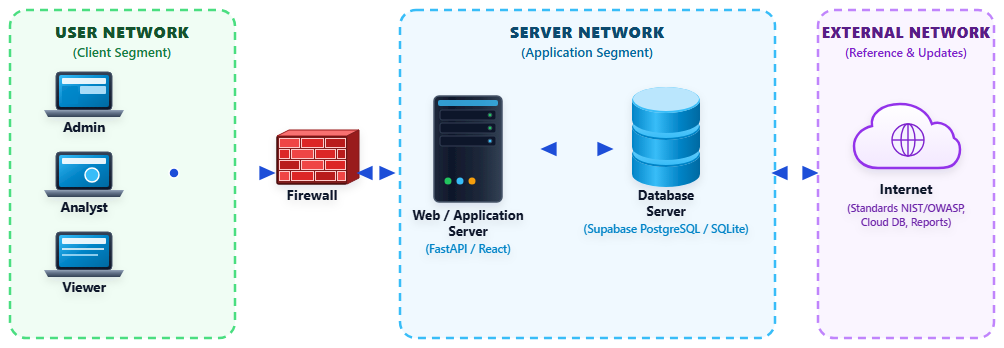
#> input picture network_topology.png, 1004 x 348 px
$ python update_topology_clean.py
#> lines starting #> are read from the running program, lines starting #| are printed output that depends on the picture
import os
import shutil
import subprocess
from PIL import Image, ImageChops

CLEAN_SVG = '''<svg xmlns="http://www.w3.org/2000/svg" viewBox="0 0 1020 360" width="1020" height="360" style="background:#ffffff; font-family:'Segoe UI', Arial, sans-serif;">
  <defs>
    <linearGradient id="laptop-screen" x1="0%" y1="0%" x2="100%" y2="100%">
      <stop offset="0%" stop-color="#38bdf8"/><stop offset="50%" stop-color="#0284c7"/><stop offset="100%" stop-color="#0369a1"/>
    </linearGradient>
    <linearGradient id="laptop-body" x1="0%" y1="0%" x2="0%" y2="100%">
      <stop offset="0%" stop-color="#334155"/><stop offset="50%" stop-color="#1e293b"/><stop offset="100%" stop-color="#0f172a"/>
    </linearGradient>
    <linearGradient id="laptop-base" x1="0%" y1="0%" x2="0%" y2="100%">
      <stop offset="0%" stop-color="#94a3b8"/><stop offset="40%" stop-color="#64748b"/><stop offset="100%" stop-color="#334155"/>
    </linearGradient>
    <linearGradient id="server-grad" x1="0%" y1="0%" x2="100%" y2="0%">
      <stop offset="0%" stop-color="#1e293b"/><stop offset="25%" stop-color="#0f172a"/><stop offset="70%" stop-color="#1e293b"/><stop offset="100%" stop-color="#334155"/>
    </linearGradient>
    <linearGradient id="db-disk" x1="0%" y1="0%" x2="100%" y2="0%">
      <stop offset="0%" stop-color="#0284c7"/><stop offset="35%" stop-color="#38bdf8"/><stop offset="70%" stop-color="#0284c7"/><stop offset="100%" stop-color="#0369a1"/>
    </linearGradient>
    <linearGradient id="db-top" x1="0%" y1="0%" x2="0%" y2="100%">
      <stop offset="0%" stop-color="#7dd3fc"/><stop offset="100%" stop-color="#38bdf8"/>
    </linearGradient>
    <linearGradient id="cloud-grad" x1="0%" y1="0%" x2="0%" y2="100%">
      <stop offset="0%" stop-color="#ffffff"/><stop offset="100%" stop-color="#f3e8ff"/>
    </linearGradient>
    <linearGradient id="wire-grad" x1="0%" y1="0%" x2="100%" y2="0%">
      <stop offset="0%" stop-color="#2563eb"/><stop offset="100%" stop-color="#1d4ed8"/>
    </linearGradient>
    <marker id="arrow-blue-r" viewBox="0 0 10 10" refX="7" refY="5" markerWidth="6" markerHeight="6" orient="auto">
      <path d="M 0 1 L 9 5 L 0 9 z" fill="#1d4ed8"/>
    </marker>
    <marker id="arrow-blue-l" viewBox="0 0 10 10" refX="2" refY="5" markerWidth="6" markerHeight="6" orient="auto">
      <path d="M 9 1 L 0 5 L 9 9 z" fill="#1d4ed8"/>
    </marker>
    <filter id="shadow-soft" x="-8%" y="-8%" width="120%" height="125%" filterUnits="userSpaceOnUse">
      <feDropShadow dx="0" dy="4" stdDeviation="4" flood-color="#0f172a" flood-opacity="0.10"/>
    </filter>
  </defs>

  <!-- 1. USER NETWORK (Client Segment) -->
  <g id="user-segment">
    <rect x="18" y="16" width="225" height="328" rx="16" fill="#f0fdf4" stroke="#4ade80" stroke-width="2.5" stroke-dasharray="8,6"/>
    <text x="130" y="44" text-anchor="middle" font-size="16" font-weight="800" fill="#14532d" letter-spacing="0.5">USER NETWORK</text>
    <text x="130" y="63" text-anchor="middle" font-size="13" font-weight="600" fill="#15803d">(Client Segment)</text>

    <!-- Admin Laptop -->
    <g transform="translate(52, 78)" filter="url(#shadow-soft)">
      <rect x="12" y="0" width="56" height="38" rx="4" fill="url(#laptop-body)" stroke="#475569" stroke-width="1"/>
      <rect x="15" y="3" width="50" height="32" rx="2" fill="url(#laptop-screen)"/>
      <rect x="18" y="6" width="44" height="6" rx="1" fill="#ffffff" opacity="0.9"/>
      <rect x="18" y="14" width="16" height="18" rx="1" fill="#0284c7" opacity="0.8"/>
      <rect x="36" y="14" width="26" height="8" rx="1" fill="#bae6fd" opacity="0.9"/>
      <path d="M 0 38 L 80 38 L 76 45 L 4 45 Z" fill="url(#laptop-base)"/>
      <text x="40" y="60" text-anchor="middle" font-size="13.5" font-weight="700" fill="#0f172a">Admin</text>
    </g>

    <!-- Analyst Laptop -->
    <g transform="translate(52, 158)" filter="url(#shadow-soft)">
      <rect x="12" y="0" width="56" height="38" rx="4" fill="url(#laptop-body)" stroke="#475569" stroke-width="1"/>
      <rect x="15" y="3" width="50" height="32" rx="2" fill="url(#laptop-screen)"/>
      <rect x="18" y="6" width="44" height="6" rx="1" fill="#ffffff" opacity="0.9"/>
      <circle cx="48" cy="23" r="7" fill="#38bdf8" stroke="#ffffff" stroke-width="1.5"/>
      <path d="M 0 38 L 80 38 L 76 45 L 4 45 Z" fill="url(#laptop-base)"/>
      <text x="40" y="60" text-anchor="middle" font-size="13.5" font-weight="700" fill="#0f172a">Analyst</text>
    </g>

    <!-- Viewer Laptop -->
    <g transform="translate(52, 238)" filter="url(#shadow-soft)">
      <rect x="12" y="0" width="56" height="38" rx="4" fill="url(#laptop-body)" stroke="#475569" stroke-width="1"/>
      <rect x="15" y="3" width="50" height="32" rx="2" fill="url(#laptop-screen)"/>
      <rect x="18" y="6" width="44" height="6" rx="1" fill="#ffffff" opacity="0.9"/>
      <line x1="18" y1="17" x2="60" y2="17" stroke="#ffffff" stroke-width="1.5"/>
      <line x1="18" y1="23" x2="54" y2="23" stroke="#bae6fd" stroke-width="1.5"/>
      <path d="M 0 38 L 80 38 L 76 45 L 4 45 Z" fill="url(#laptop-base)"/>
      <text x="40" y="60" text-anchor="middle" font-size="13.5" font-weight="700" fill="#0f172a">Viewer</text>
    </g>

    <!-- Bus wiring -->
    <line x1="135" y1="99" x2="182" y2="99" stroke="url(#wire-grad)" stroke-width="3"/>
    <line x1="135" y1="179" x2="200" y2="179" stroke="url(#wire-grad)" stroke-width="3"/>
    <line x1="135" y1="259" x2="182" y2="259" stroke="url(#wire-grad)" stroke-width="3"/>
    <line x1="182" y1="99" x2="182" y2="259" stroke="url(#wire-grad)" stroke-width="3"/>
    <circle cx="182" cy="179" r="5" fill="#1d4ed8" stroke="#ffffff" stroke-width="1.5"/>
    <line x1="182" y1="179" x2="252" y2="179" stroke="url(#wire-grad)" stroke-width="3"/>
  </g>

  <!-- 2. FIREWALL (Clean 3D Brick Wall - No extra fake buzzwords) -->
  <line x1="250" y1="179" x2="280" y2="179" stroke="url(#wire-grad)" stroke-width="3" marker-end="url(#arrow-blue-r)"/>

  <g id="firewall" transform="translate(285, 142)" filter="url(#shadow-soft)">
    <rect x="0" y="0" width="70" height="48" rx="2" fill="#7f1d1d" stroke="#450a0a" stroke-width="1.5"/>
    <g fill="#dc2626" stroke="#fecaca" stroke-width="1" shape-rendering="crispEdges">
      <rect x="2" y="2" width="20" height="9" fill="#ef4444"/><rect x="24" y="2" width="22" height="9" fill="#dc2626"/><rect x="48" y="2" width="20" height="9" fill="#b91c1c"/>
      <rect x="2" y="13" width="10" height="9" fill="#dc2626"/><rect x="14" y="13" width="22" height="9" fill="#ef4444"/><rect x="38" y="13" width="20" height="9" fill="#dc2626"/><rect x="60" y="13" width="8" height="9" fill="#b91c1c"/>
      <rect x="2" y="24" width="20" height="9" fill="#b91c1c"/><rect x="24" y="24" width="22" height="9" fill="#ef4444"/><rect x="48" y="24" width="20" height="9" fill="#dc2626"/>
      <rect x="2" y="35" width="10" height="9" fill="#ef4444"/><rect x="14" y="35" width="22" height="9" fill="#dc2626"/><rect x="38" y="35" width="20" height="9" fill="#b91c1c"/><rect x="60" y="35" width="8" height="9" fill="#ef4444"/>
    </g>
    <polygon points="0,0 12,-6 82,-6 70,0" fill="#f87171" stroke="#991b1b" stroke-width="1"/>
    <polygon points="70,0 82,-6 82,42 70,48" fill="#991b1b" stroke="#7f1d1d" stroke-width="1"/>
    <text x="35" y="64" text-anchor="middle" font-size="14" font-weight="700" fill="#0f172a">Firewall</text>
  </g>

  <line x1="368" y1="179" x2="400" y2="179" stroke="url(#wire-grad)" stroke-width="3" marker-start="url(#arrow-blue-l)" marker-end="url(#arrow-blue-r)"/>

  <!-- 3. SERVER NETWORK (Application Segment) -->
  <g id="server-segment">
    <rect x="408" y="16" width="375" height="328" rx="16" fill="#f0f9ff" stroke="#38bdf8" stroke-width="2.5" stroke-dasharray="8,6"/>
    <text x="595" y="44" text-anchor="middle" font-size="16" font-weight="800" fill="#0c4a6e" letter-spacing="0.5">SERVER NETWORK</text>
    <text x="595" y="63" text-anchor="middle" font-size="13" font-weight="600" fill="#0369a1">(Application Segment)</text>

    <!-- Web/App Server (FastAPI / React) -->
    <g transform="translate(442, 102)" filter="url(#shadow-soft)">
      <rect x="0" y="0" width="68" height="106" rx="5" fill="url(#server-grad)" stroke="#475569" stroke-width="1.5"/>
      <rect x="4" y="4" width="60" height="6" rx="2" fill="#38bdf8" opacity="0.8"/>
      <g fill="#0f172a" stroke="#334155" stroke-width="1">
        <rect x="6" y="14" width="56" height="10" rx="2"/><circle cx="56" cy="19" r="2" fill="#22c55e"/>
        <rect x="6" y="27" width="56" height="10" rx="2"/><circle cx="56" cy="32" r="2" fill="#22c55e"/>
        <rect x="6" y="40" width="56" height="10" rx="2"/><circle cx="56" cy="45" r="2" fill="#38bdf8"/>
      </g>
      <circle cx="14" cy="85" r="3.5" fill="#22c55e"/>
      <circle cx="26" cy="85" r="3.5" fill="#38bdf8"/>
      <circle cx="38" cy="85" r="3.5" fill="#f59e0b"/>
      <text x="34" y="124" text-anchor="middle" font-size="13" font-weight="700" fill="#0f172a">Web / Application</text>
      <text x="34" y="140" text-anchor="middle" font-size="13" font-weight="700" fill="#0f172a">Server</text>
      <text x="34" y="157" text-anchor="middle" font-size="11.5" font-weight="600" fill="#0284c7">(FastAPI / React)</text>
    </g>

    <line x1="552" y1="155" x2="618" y2="155" stroke="url(#wire-grad)" stroke-width="3" marker-start="url(#arrow-blue-l)" marker-end="url(#arrow-blue-r)"/>

    <!-- Database Server (Supabase PostgreSQL / SQLite) -->
    <g transform="translate(640, 106)" filter="url(#shadow-soft)">
      <g>
        <path d="M 0 54 A 34 13 0 0 0 68 54 L 68 74 A 34 13 0 0 1 0 74 Z" fill="url(#db-disk)"/>
        <ellipse cx="34" cy="54" rx="34" ry="13" fill="#0284c7"/>
        <ellipse cx="34" cy="53" rx="33" ry="12" fill="url(#db-top)"/>
      </g>
      <g>
        <path d="M 0 27 A 34 13 0 0 0 68 27 L 68 47 A 34 13 0 0 1 0 47 Z" fill="url(#db-disk)"/>
        <ellipse cx="34" cy="27" rx="34" ry="13" fill="#0284c7"/>
        <ellipse cx="34" cy="26" rx="33" ry="12" fill="url(#db-top)"/>
      </g>
      <g>
        <path d="M 0 0 A 34 13 0 0 0 68 0 L 68 20 A 34 13 0 0 1 0 20 Z" fill="url(#db-disk)"/>
        <ellipse cx="34" cy="0" rx="34" ry="13" fill="#38bdf8"/>
        <ellipse cx="34" cy="-1" rx="33" ry="12" fill="#bae6fd"/>
      </g>
      <text x="34" y="100" text-anchor="middle" font-size="13" font-weight="700" fill="#0f172a">Database</text>
      <text x="34" y="116" text-anchor="middle" font-size="13" font-weight="700" fill="#0f172a">Server</text>
      <text x="34" y="133" text-anchor="middle" font-size="11.5" font-weight="600" fill="#0284c7">(Supabase PostgreSQL / SQLite)</text>
    </g>
  </g>

  <line x1="783" y1="179" x2="823" y2="179" stroke="url(#wire-grad)" stroke-width="3" marker-start="url(#arrow-blue-l)" marker-end="url(#arrow-blue-r)"/>

  <!-- 4. EXTERNAL NETWORK (Reference & Updates) -->
  <g id="external-segment">
    <rect x="826" y="16" width="176" height="328" rx="16" fill="#faf5ff" stroke="#c084fc" stroke-width="2.5" stroke-dasharray="8,6"/>
    <text x="914" y="44" text-anchor="middle" font-size="15" font-weight="800" fill="#581c87" letter-spacing="0.5">EXTERNAL NETWORK</text>
    <text x="914" y="63" text-anchor="middle" font-size="12" font-weight="600" fill="#7e22ce">(Reference &amp; Updates)</text>

    <!-- Cloud with Globe -->
    <g transform="translate(862, 110)" filter="url(#shadow-soft)">
      <path d="M 24 64 C 8 64 0 54 0 42 C 0 32 8 24 18 22 C 16 10 28 0 46 0 C 62 0 74 8 78 20 C 86 16 98 22 100 34 C 108 38 108 52 100 60 C 96 64 88 64 84 64 Z" fill="url(#cloud-grad)" stroke="#9333ea" stroke-width="2.5"/>
      <g transform="translate(36, 18)" stroke="#7e22ce" stroke-width="1.4" fill="none">
        <circle cx="18" cy="18" r="16" fill="#f5f3ff"/>
        <line x1="2" y1="18" x2="34" y2="18"/>
        <ellipse cx="18" cy="18" rx="7" ry="16"/>
        <line x1="18" y1="2" x2="18" y2="34"/>
      </g>
      <text x="52" y="90" text-anchor="middle" font-size="14" font-weight="700" fill="#0f172a">Internet</text>
      <text x="52" y="108" text-anchor="middle" font-size="10.5" font-weight="600" fill="#6b21a8">(Standards NIST/OWASP,</text>
      <text x="52" y="122" text-anchor="middle" font-size="10.5" font-weight="600" fill="#6b21a8">Cloud DB, Reports)</text>
    </g>
  </g>
</svg>
'''

# Write cleanly to network_topology.svg
with open('network_topology.svg', 'w', encoding='utf-8') as f:
    f.write(CLEAN_SVG)

shutil.copy('network_topology.svg', r'c:\Users\Admin\Downloads\network_topology.svg')
print("Successfully updated network_topology.svg in root and Downloads!")

svg_abs = os.path.abspath("network_topology.svg")
png_abs = os.path.abspath("network_topology.png")

subprocess.run([
    r"C:\Program Files\Google\Chrome\Application\chrome.exe",
    "--headless=new", "--disable-gpu", "--window-size=1200,450",
    f"--screenshot={png_abs}", svg_abs
], check=True)
#> (this line was passed over: subprocess is not available in this run)

# Crop
im = Image.open(png_abs)
#> im is the input picture: PIL image 1004x348 RGB; mean R, G, B 225.2, 233.2, 239.5
bg = Image.new(im.mode, im.size, (255, 255, 255))
#> bg: PIL image 1004x348 RGB; every value is 255
diff = ImageChops.difference(im, bg)
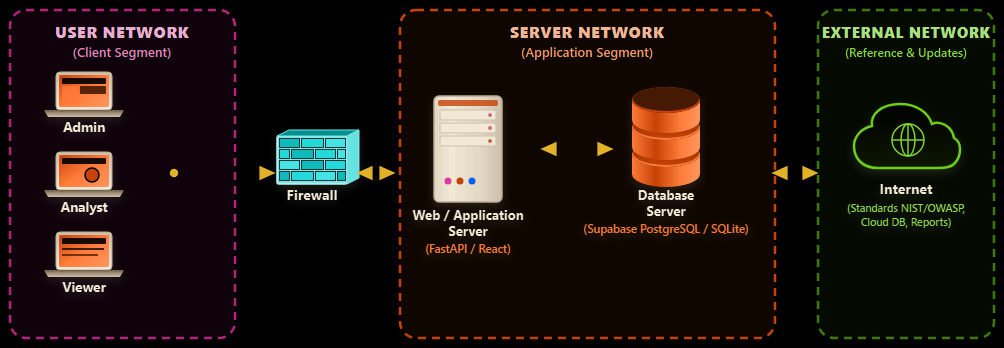
#> diff: PIL image 1004x348 RGB; mean R, G, B 29.8, 21.8, 15.5
bbox = diff.getbbox()
#> bbox = (8, 8, 996, 340)
if bbox:
    pad = 8
    crop_box = (max(0, bbox[0]-pad), max(0, bbox[1]-pad), min(im.size[0], bbox[2]+pad), min(im.size[1], bbox[3]+pad))
#> crop_box = (0, 0, 1004, 348)
    cropped = im.crop(crop_box)
    cropped.save(png_abs)
    shutil.copy(png_abs, r'c:\Users\Admin\Downloads\network_topology.png')
    print('Cropped and copied clean network_topology.png to Downloads!')
